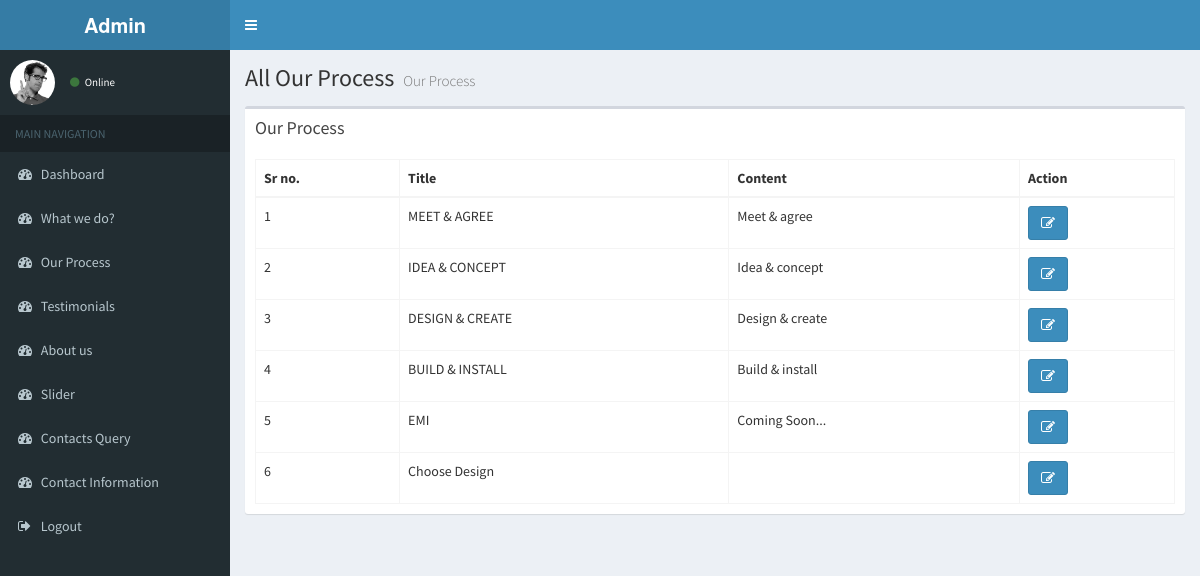
Page /admin/welcome/ourprocess on the committed database.
### tables this page shows
CREATE TABLE `ourprocess` (
  `id` int(11) NOT NULL,
  `title` varchar(255) NOT NULL,
  `content` text NOT NULL
);

### admin/application/controllers/Welcome.php (called while the page is built, shortened)
<?php
Class Welcome extends CI_Controller{
	 function __construct() {
        $this->load->model('admin_model');
    }
public function ourprocess(){
		$data['ourprocess']=$this->admin_model->allourprocess();
		$this->load->view('header');
		$this->load->view('our-process',$data);
		$this->load->view('footer');
	}
}
	?>

### admin/index.php (called while the page is built, shortened)
<?php
require_once BASEPATH.'core/CodeIgniter.php';

### admin/application/models/Admin_model.php (called while the page is built, shortened)
<?php
	 Class Admin_model extends CI_Model
	 {
			public function allourprocess(){
			$list=$this->db->select(['*'])->from('ourprocess')->get();
			return $list->result();
		}
	}
	?>

### admin/application/views/our-process.php (the view, shortened to what this page needs)
  <div class="content-wrapper">
    <section class="content-header">
      <h1>
       All Our Process
        <small>Our Process</small>
      </h1>
    </section>
    <section class="content">
      <div class="row">
        <div class="col-xs-12">
          <div class="box">
            <div class="box-header">
              <h3 class="box-title">Our Process</h3>
            </div>
            <div class="box-body">
              <table id="example2" class="table table-bordered table-hover">
                <thead>
                <tr>
				  <th>Sr no.</th>
                  <th>Title</th>
				  <th>Content</th>
                  <th>Action</th>
                </tr>
                </thead>
                <tbody>
				<?php
				$i=1;
				foreach($ourprocess as $ourprocesss)
				      {
			    ?>
                <tr>
					<td> <?php echo $i++; ?></td>
					<td><?php echo $ourprocesss->title; ?></td>
					<td><?php echo $ourprocesss->content; ?></td>
                    <td><a href="<?php echo base_url(); ?>welcome/editourprocess/<?php echo $ourprocesss->id; ?>"  class="btn btn-primary"><i class="fa fa-edit"></i></a>
                </tr>
				<?php } ?>
                </tbody>
              </table>
            </div>
          </div>
        </div>
      </div>
    </section>
  </div>
</body>
</html>

### admin/application/views/header.php (shortened to what this page needs)
<!DOCTYPE html>
<html>
<head>
  <link rel="stylesheet" href="<?php echo base_url(); ?>assets/bower_components/bootstrap/dist/css/bootstrap.min.css">
  <link rel="stylesheet" href="<?php echo base_url(); ?>assets/bower_components/font-awesome/css/font-awesome.min.css">
  <link rel="stylesheet" href="<?php echo base_url(); ?>assets/bower_components/Ionicons/css/ionicons.min.css">
  <link rel="stylesheet" href="<?php echo base_url(); ?>assets/dist/css/AdminLTE.min.css">
  <link rel="stylesheet" href="<?php echo base_url(); ?>assets/dist/css/skins/_all-skins.min.css">
  <link rel="stylesheet" href="<?php echo base_url(); ?>assets/bower_components/morris.js/morris.css">
  <link rel="stylesheet" href="<?php echo base_url(); ?>assets/bower_components/jvectormap/jquery-jvectormap.css">
  <link rel="stylesheet" href="<?php echo base_url(); ?>assets/bower_components/bootstrap-datepicker/dist/css/bootstrap-datepicker.min.css">
  <link rel="stylesheet" href="<?php echo base_url(); ?>assets/bower_components/bootstrap-daterangepicker/daterangepicker.css">
  <link rel="stylesheet" href="<?php echo base_url(); ?>assets/plugins/bootstrap-wysihtml5/bootstrap3-wysihtml5.min.css">
  <link rel="stylesheet" href="<?php echo base_url(); ?>assets/bower_components/datatables.net-bs/css/dataTables.bootstrap.min.css">
</head>
<body class="hold-transition skin-blue sidebar-mini">
<div class="wrapper">
  <header class="main-header">
    <a href="index2.html" class="logo">
      <span class="logo-lg"><b>Admin</b></span>
    </a>
    <nav class="navbar navbar-static-top">
      <a href="#" class="sidebar-toggle" data-toggle="push-menu" role="button">
      </a>
    </nav>
  </header>
  <aside class="main-sidebar">
    <section class="sidebar">
      <div class="user-panel">
        <div class="pull-left image">
          <img src="<?php echo base_url(); ?>assets/dist/img/user2-160x160.jpg" class="img-circle" alt="User Image">
        </div>
        <div class="pull-left info">
          <a href="#"><i class="fa fa-circle text-success"></i> Online</a>
        </div>
      </div>
      <ul class="sidebar-menu" data-widget="tree">
        <li class="header">MAIN NAVIGATION</li>
		<li><a href="<?php echo base_url();  ?>welcome/dashboard"><i class="fa fa-dashboard"></i> <span>Dashboard</span></a></li>
		<li><a href="<?php echo base_url();  ?>welcome/whatwedo"><i class="fa fa-dashboard"></i> <span>What we do?</span></a></li>
		<li><a href="<?php echo base_url();  ?>welcome/ourprocess"><i class="fa fa-dashboard"></i> <span>Our Process</span></a></li>
		<li><a href="<?php echo base_url();  ?>welcome/testimonial"><i class="fa fa-dashboard"></i> <span>Testimonials</span></a></li>
		<li><a href="<?php echo base_url();  ?>welcome/aboutus"><i class="fa fa-dashboard"></i> <span>About us</span></a></li>
		<li><a href="<?php echo base_url();  ?>welcome/slider"><i class="fa fa-dashboard"></i> <span>Slider</span></a></li>
		<li><a href="<?php echo base_url();  ?>welcome/allcontacts"><i class="fa fa-dashboard"></i> <span>Contacts Query</span></a></li>
			<li><a href="<?php echo base_url();  ?>welcome/contactinfo"><i class="fa fa-dashboard"></i> <span>Contact Information</span></a></li>
		<li><a href="<?php echo base_url();  ?>welcome/logout"><i class="fa fa-sign-out"></i> <span>Logout</span></a></li>
      </ul>
    </section>
  </aside>

### admin/application/views/footer.php (shortened to what this page needs)
</body>
</html>

### rows in the picture
ourprocess: title "MEET & AGREE", content "Meet & agree"
ourprocess: title "IDEA & CONCEPT", content "Idea & concept"
ourprocess: title "DESIGN & CREATE", content "Design & create"
ourprocess: title "BUILD & INSTALL", content "Build & install"
ourprocess: title "EMI", content "Coming Soon..."
ourprocess: title "Choose Design"
